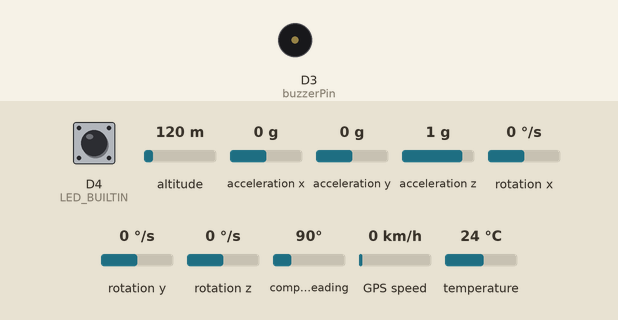
Recording of a sketch running on a simulated ESP8266 (NodeMCU). Shown: buzzer (waves = sounding, pin HIGH). The test bench sets the inputs (shaded band); at power-on: acceleration z 1 g, D4 (LED_BUILTIN) HIGH, altitude 120 m, acceleration x 0 g, acceleration y 0 g, rotation x 0 °/s, rotation y 0 °/s, rotation z 0 °/s, compass heading 90°, GPS speed 0 km/h, temperature 24 °C. WiFi joins after 1.5 s; servers stay silent unless stated; the GPS gets a fix after 3 s at 37.7749, -122.4194 with 8 satellites; no MQTT or app messages arrive unless stated; what the sketch prints to the serial monitor is not drawn.

Above: at 2.7 s.
2.8 s: acceleration z set to -0.4 g
6.1 s: acceleration z set to -0.7 g
At 8.2 s:
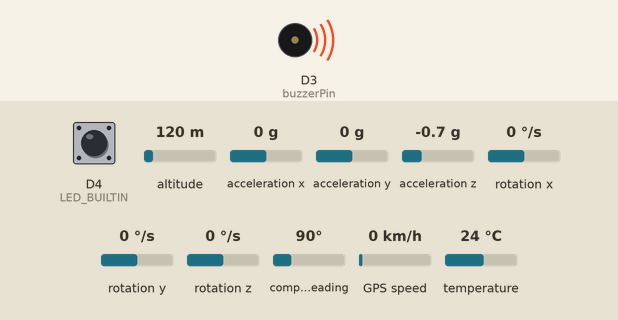
Timing chart, 0 to 9.7 s (numbered marks = the images above; inputs shaded):
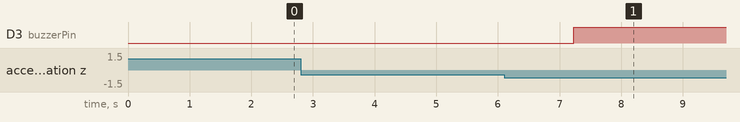

The sketch:

khran_firmware.ino
```cpp
#include <Wire.h>
#include <Adafruit_MPU6050.h>
#include <Adafruit_Sensor.h>
#include <math.h>

#include <ESP8266WiFi.h>
#include <PubSubClient.h>

#include <TinyGPS++.h>
#include <SoftwareSerial.h>

const bool use_gps = true;

static const int RXPin = D5, TXPin = D6;
static const uint32_t GPSBaud = 9600;
// The TinyGPS++ object
TinyGPSPlus gps;
// The serial connection to the GPS device
SoftwareSerial ss(RXPin, TXPin);

//atualize SSID e senha WiFi
const char* ssid = "galaxys21fe";
const char* password = "adivinha";

#define LED_BUILTIN D4

// set the pins for the buzzer and button
const int buzzerPin = D3;
const int buttonPin = D4;

// set the initial state of the buzzer and button
bool buzzerState = LOW;
bool buttonState = HIGH;
bool lastButtonState = HIGH;
unsigned long lastDebounceTime = 0;
unsigned long debounceDelay = 50;

//Atualize os valores de Org, device type, device id e token
#define ORG "74ykm4"
#define DEVICE_TYPE "sensorAcelerometro"
#define DEVICE_ID "accKhran"
#define TOKEN "12345678"

char server[] = ORG ".messaging.internetofthings.ibmcloud.com";
char topic[] = "iot-2/evt/status/fmt/json";
char authMethod[] = "use-token-auth";
char token[] = TOKEN;
char clientId[] = "d:" ORG ":" DEVICE_TYPE ":" DEVICE_ID;

WiFiClient wifiClient;
PubSubClient client(server, 1883, NULL, wifiClient);

// Create an instance of the MPU6050 class
Adafruit_MPU6050 mpu;

const int numReadings = 5;
const float G = 9.81;

float axReadings[numReadings];
float ayReadings[numReadings];
float azReadings[numReadings];
int readIndex = 0;
float axTotal = 0;
float ayTotal = 0;
float azTotal = 0;
float axAverage = 0;
float ayAverage = 0;
float azAverage = 0;
float l_lat = 0;
float l_lng = 0;
unsigned long start_time = 0;
const unsigned long duration = 10000;

unsigned long getremainingtime(){
  unsigned long elapsedtime = millis() - start_time;
  return elapsedtime;
}

void setup() {
  Serial.begin(9600);

  Serial.print("Conectando na rede WiFi "); Serial.print(ssid);
  WiFi.begin(ssid, password);
  while (WiFi.status() != WL_CONNECTED) {
    delay(500);
    Serial.print(".");
  }
  Serial.println("");
  Serial.print("[INFO] Conectado WiFi IP: ");
  Serial.println(WiFi.localIP());

  pinMode(LED_BUILTIN, OUTPUT);

  // Initialize the MPU6050 sensor
  if (!mpu.begin()) {
    Serial.println("Failed to initialize MPU6050 sensor");
    while (1);
  }
  mpu.setAccelerometerRange(MPU6050_RANGE_16_G);
  mpu.setFilterBandwidth(MPU6050_BAND_21_HZ);
  Serial.println("");

  for (int thisReading = 0; thisReading < numReadings; thisReading++) {
    axReadings[thisReading] = 0;
    ayReadings[thisReading] = 0;
    azReadings[thisReading] = 0;
  }

  ss.begin(GPSBaud);

// set the pin modes for the buzzer and button
  pinMode(buzzerPin, OUTPUT);
  pinMode(buttonPin, INPUT_PULLUP);

  // set the initial state of the buzzer
  buzzerState = LOW;
  digitalWrite(buzzerPin, buzzerState);
  start_time = 50000;
}

void loop() {
  if (getremainingtime() < duration){
    buzzerState = HIGH;
    int reading = digitalRead(buttonPin);

    // check if the button state has changed
    if (reading != lastButtonState) {
      lastDebounceTime = millis();
    }

    // check if the debounce delay has passed
    if ((millis() - lastDebounceTime) > debounceDelay) {
      // if the button state has changed, update the button state
      if (reading != buttonState) {
        buttonState = reading;

        // if the button is pressed, turn off the buzzer
        if (buttonState == LOW) {
          start_time -= duration;
          buzzerState = LOW;
          digitalWrite(buzzerPin, buzzerState);
        }

        }
      }

    // update the last button state
    lastButtonState = reading;
  }
  else{
    buzzerState = LOW;
  }
  digitalWrite(buzzerPin, buzzerState);


  if (!!!client.connected()) {
    Serial.print("Reconnecting client to ");
    Serial.println(server);
    while (!!!client.connect(clientId, authMethod, token)) {
      Serial.print(".");
      delay(500);
    }
    Serial.println();
  }

  // Get the accelerometer data
  sensors_event_t a, g, temp;
  mpu.getEvent(&a, &g, &temp);

  float ax = a.acceleration.x;
  float ay = a.acceleration.y;
  float az = a.acceleration.z;

  axTotal -= axReadings[readIndex];
  ayTotal -= ayReadings[readIndex];
  azTotal -= azReadings[readIndex];

  // add the new readings
  axReadings[readIndex] = ax;
  ayReadings[readIndex] = ay;
  azReadings[readIndex] = az;

  // add the new readings to the total
  axTotal += axReadings[readIndex];
  ayTotal += ayReadings[readIndex];
  azTotal += azReadings[readIndex];

  // advance to the next position in the array
  readIndex = (readIndex + 1) % numReadings;

  // calculate the running average
  axAverage = axTotal / numReadings;
  ayAverage = ayTotal / numReadings;
  azAverage = azTotal / numReadings;

  float gx = fabs(axAverage)/G;
  float gy = fabs(ayAverage)/G;
  float gz = fabs(azAverage - G)/G;

  float lat = 0;
  float lng = 0;
  if(use_gps){
    while (ss.available() > 0){
      gps.encode(ss.read());
      if (gps.location.isUpdated()){
        lat = gps.location.lat();
        lng = gps.location.lng();

        if(lat != 0 || lng != 0){
          l_lat = lat;
          l_lng = lng;
          break;
        }
      }
    }
  }

  if(lat != 0){
    Serial.println("new Latitude");
  }

  if(gx > 1.5 || gy > 1.5 || gz > 1.5){
    float max_gforce = max(max(gx, gy), gz);

    //get GPS positioning data
    Serial.print("Latitude= ");
    Serial.print(l_lat, 6);
    Serial.print(" Longitude= ");
    Serial.println(l_lng, 6);

    Serial.print("Crash of ");
    Serial.print(max_gforce);
    Serial.println("Gs");

    char TempString[32];  //  array de character temporario
    // dtostrf( [Float variable] , [Minimum SizeBeforePoint] , [sizeAfterPoint] , [WhereToStoreIt] )
    dtostrf(max_gforce, 2, 1, TempString);
    String gforce =  String(TempString);

    dtostrf(l_lat, 2, 6, TempString);
    String latstring =  String(TempString);

    dtostrf(l_lng, 2, 6, TempString);
    String lngstring =  String(TempString);

    // Prepara JSON para IOT Platform
    int length = 0;


    //String payload = "{\"d\":{\"umidade\":\"" + umidadestr + "\"}}";
    String payload =  "{\"gforce\": \""+gforce+"\", \"pos\": {\"latitute\":\"" +l_lat+ "\", \"longitude\":\""+l_lng+"\"}}";

    // length = payload.length();
    // Serial.print(F("\nData length"));
    // Serial.println(length);


    Serial.print("Sending payload: ");
    Serial.println(payload);


    if (client.publish(topic, (char*) payload.c_str())) {
      Serial.println("Publish ok");
      digitalWrite(LED_BUILTIN, LOW);
      delay(500);
      digitalWrite(LED_BUILTIN, HIGH);
      delay(500);
    } else {
      Serial.println("Publish failed");
      Serial.println(client.state());
    }

    start_time = millis();
  }

  delay(10);
}
```

Measured:
- the behaviour switches between -0.5 and -0.6 g on acceleration z (found by bisection; images 0 and 1)
- after the input at 2.8 s, every drawn part: stays the same
- after the input at 6.1 s, D3 (buzzerPin): LOW → HIGH after 1.1 s
